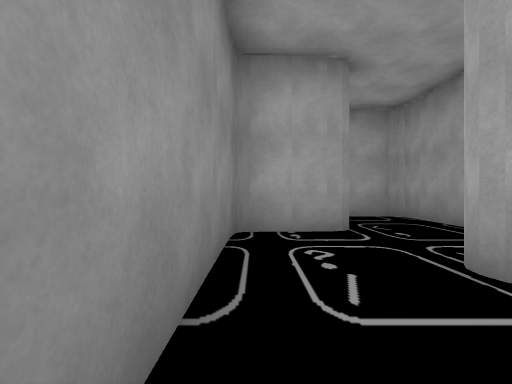
View 1 (above)

17 first-person views from a walk through a scene from a Unity 3-D project. The camera is 1.3 m above the floor, looks level and sees 85° across. The floor is counted in squares, 2 m on a side. Each view is taken from the middle of a square. On the plan, view 1 faces up. The plan holds only what a view shows up to about 9 squares ahead; the rest is blank. The place goes on beyond the plan. The player character is not drawn.

View 2
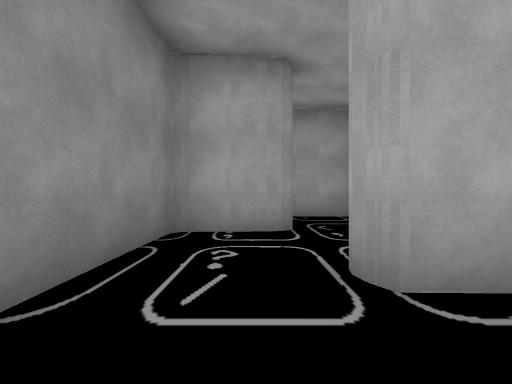

View 3
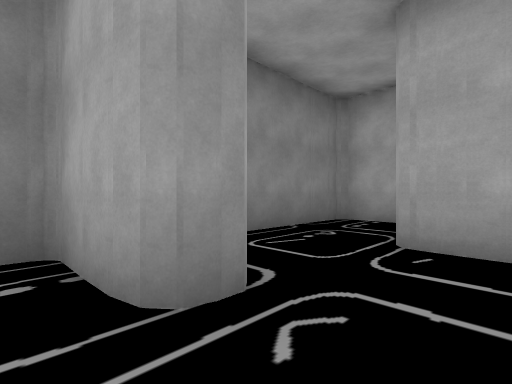

View 4
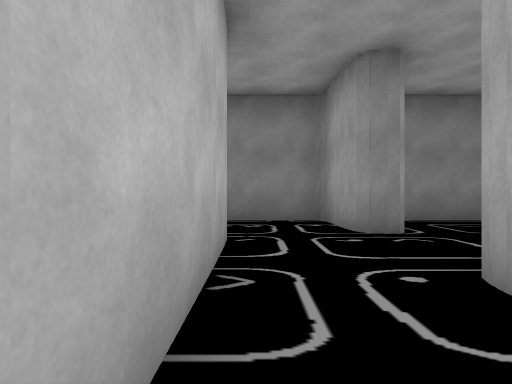

View 5
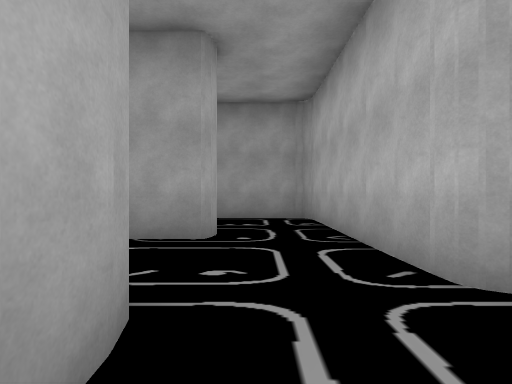

View 6
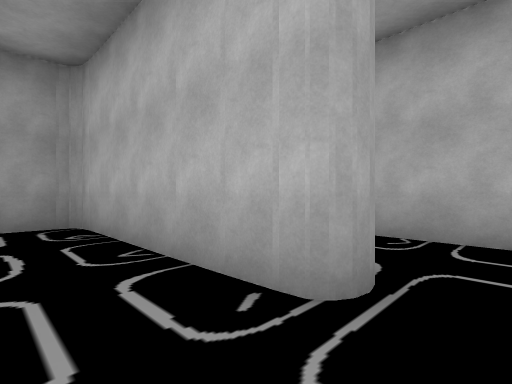

View 7
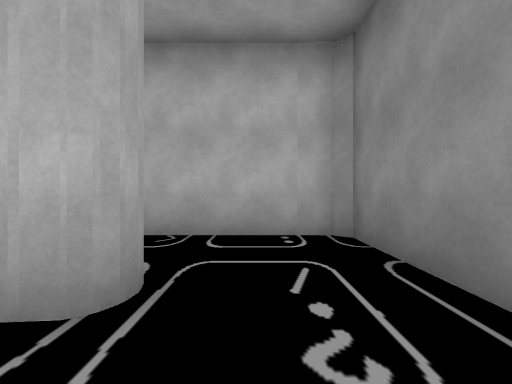

View 8
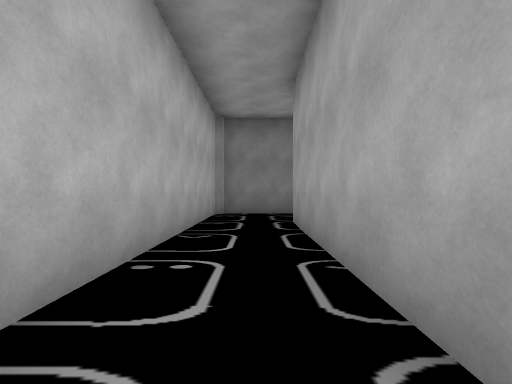

View 9
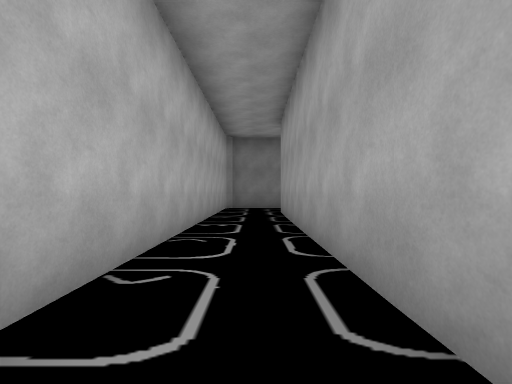

View 10
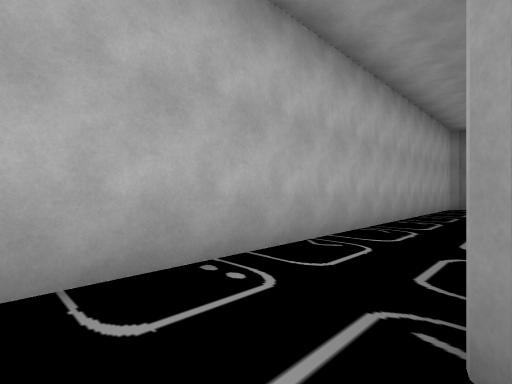

View 11
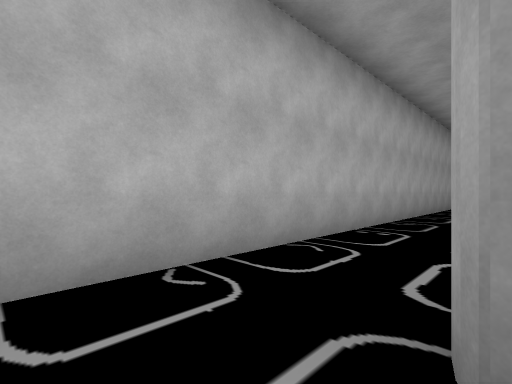

View 12
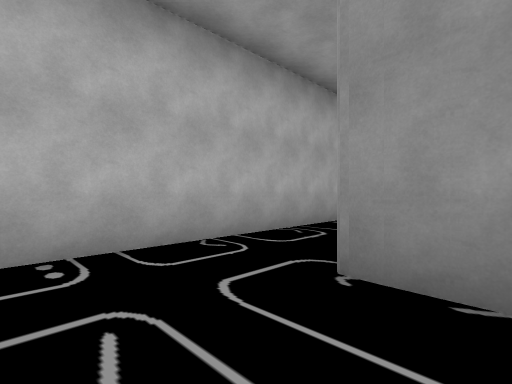

View 13
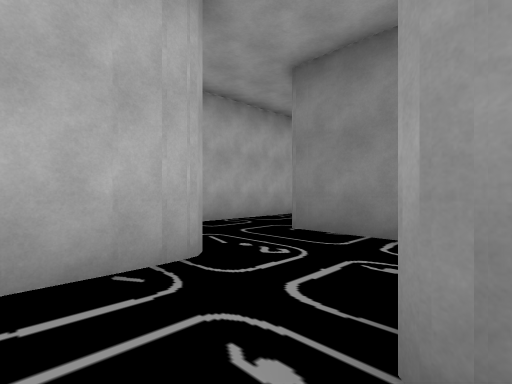

View 14
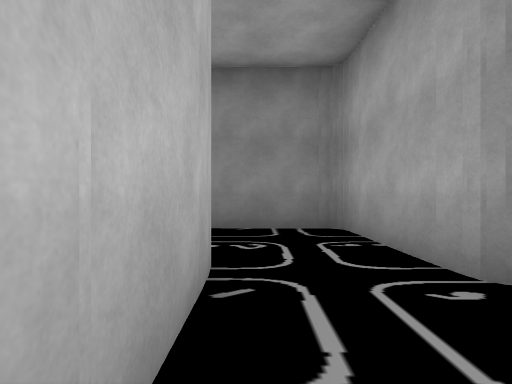

View 15
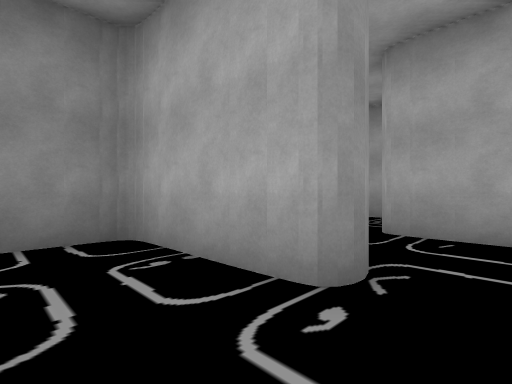

View 16
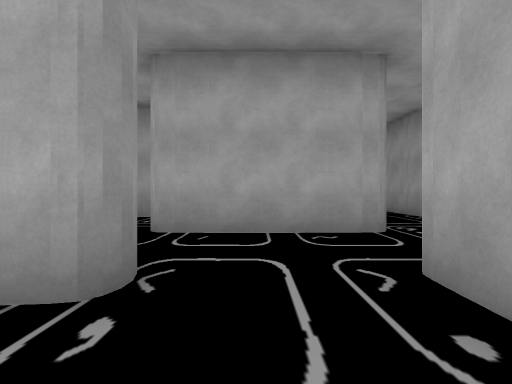

View 17
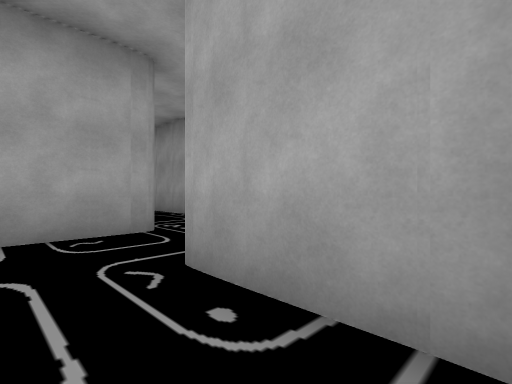

### Floor plan
Points are (right, up) in squares from view 1. A wall is a line through its corners. A room is listed if a view was taken in it or the views show most of it. See-through windows are left out.
Room 1 (views 1, 2, 8, 9, 10)
walls: (10.2, 1.8) (1.9, 1.7); (-0.4, 2.5) (-0.4, -0.2) (12.4, -0.2)
ways out: opening at (0.5, 2) to room 2; opening at (13.5, 0.5) to room 4; opening at (11.5, 2)
Room 2 (views 3, 5, 6, 7)
walls: (1.5, 4.7) (1, 4.6); (1.1, 4.6) (-0.4, 4.5) (-0.4, 2.5); (0.7, 4.4) (0, 4.4); (2, 2.6) (3.5, 2.6)
ways out: opening at (0.5, 2) to room 1; opening at (4, 3.5) to room 3; opening at (2.5, 5) to room 7
Room 3 (view 4)
walls: (3.5, 2.6) (6.6, 2.6); (6.9, 3) (6.9, 5.1)
ways out: opening at (4, 3.5) to room 2; opening at (5.5, 5)
Room 4 (view 11)
walls: (12.4, -0.2) (15.9, -0.2)
ways out: opening at (13.5, 0.5) to room 1; opening at (15.5, 2) to room 5
Room 5 (view 12)
walls: (14, 4.2) (14, 1.9); (16.9, 4.7) (14.4, 4.6)
ways out: opening at (15.5, 2) to room 4; opening at (17, 3.5) to room 6
Room 6 (views 13, 14, 15, 16, 17)
walls: (19.3, 3) (19.3, 5.1); (16.5, 2.7) (18.7, 2.7)
ways out: opening at (17, 3.5) to room 5; opening at (18.5, 5) to room 8
Room 7 (no view inside)
walls: (-0.4, 8.6) (-0.4, 6.4); (3.9, 4.8) (3.9, 7.1) (3.6, 7.4) (2, 7.4)
ways out: opening at (2.5, 5) to room 2; opening at (0.5, 8)
Room 8 (no view inside)
walls: (19.8, 7.5) (16.7, 7.4)
ways out: opening at (18.5, 5) to room 6; opening at (17, 6.5); opening at (20, 6.5)

Positions as (right, up) in squares from view 1, and headings:
1: (0, 0), facing up
2: (1, 0), facing up
3: (3, 4), facing up-left
4: (6, 3), facing left
5: (0, 4), facing right
6: (1, 4), facing down-right
7: (1, 4), facing down
8: (8, 1), facing left
9: (11, 1), facing left
10: (12, 2), facing down-left
11: (15, 2), facing down-left
12: (16, 3), facing down-left
13: (18, 5), facing down-left
14: (19, 3), facing left
15: (18, 3), facing up-left
16: (18, 3), facing up
17: (18, 3), facing up-right
